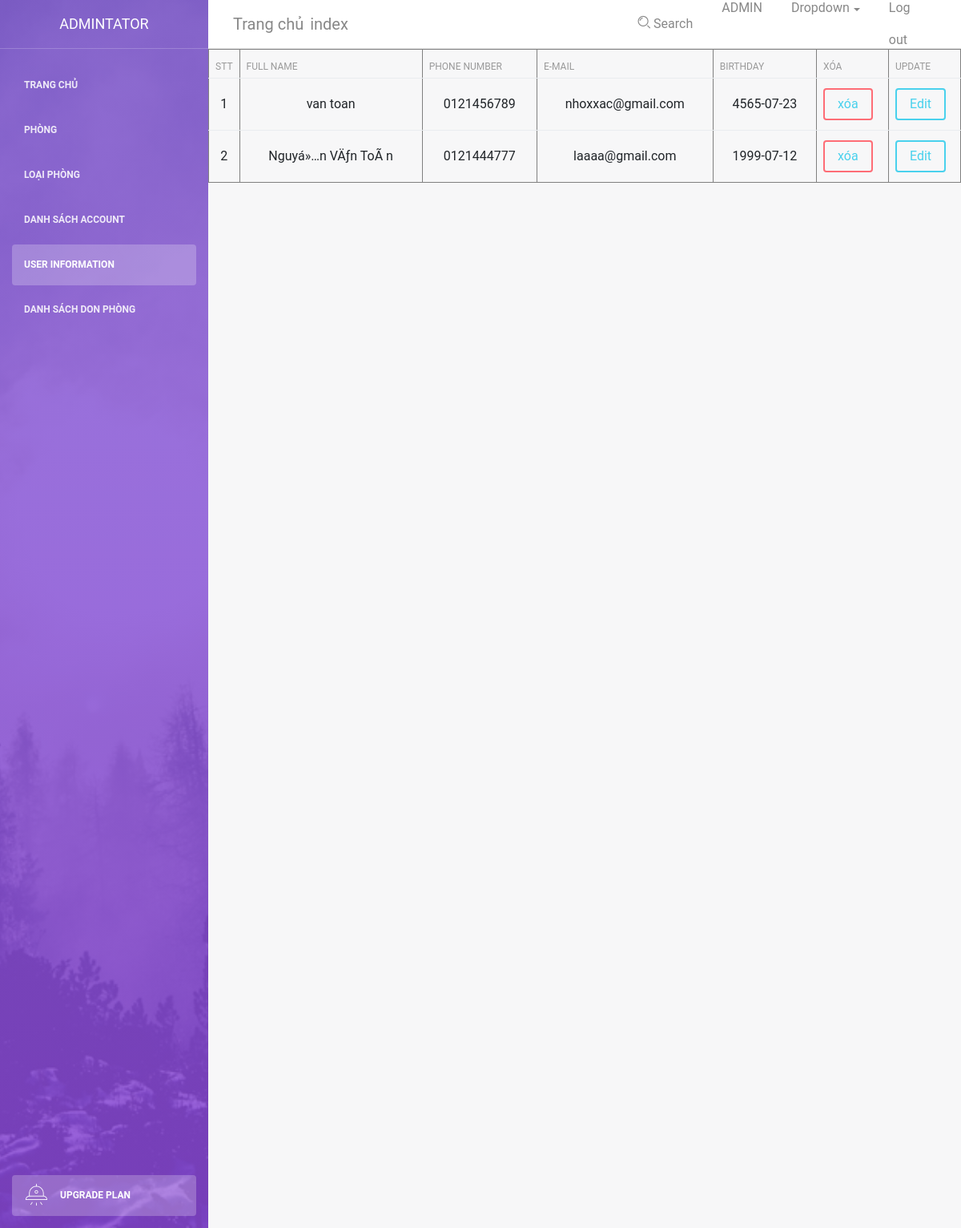
Page /all/admintest2/admin/user_info.php (signed in) on the committed database.
### tables this page shows
CREATE TABLE `account` (
  `username` varchar(50) NOT NULL,
  `Password` varchar(20) NOT NULL,
  `fullname` varchar(30) NOT NULL,
  `phone_number` varchar(12) DEFAULT NULL,
  `email` varchar(50) NOT NULL,
  `birthday` date DEFAULT NULL
);

### all/admintest2/admin/user_info.php (the view, shortened to what this page needs)
<!DOCTYPE html>
<html lang="en">
<head>
    <link rel="stylesheet" href="https://maxcdn.bootstrapcdn.com/font-awesome/latest/css/font-awesome.min.css" />
    <link href="../assets/css/bootstrap.min.css" rel="stylesheet" />
    <link href="../assets/css/light-bootstrap-dashboard.css?v=2.0.0 " rel="stylesheet" />
    <link href="../assets/css/demo.css" rel="stylesheet" />
</head>
<body>
    <div class="wrapper">
        <div class="sidebar" data-image="../assets/img/sidebar-5.jpg">
            <div class="sidebar-wrapper">
                <div class="logo">
                    <a href="admin.php" class="simple-text">
                      admintator
                    </a>
                </div>
                <ul class="nav">
                    <li class="">
                        <a class="nav-link" href="admin.php">
                            <p>trang chủ</p>
                        </a>
                    </li>
                    <li>
                        <a class="nav-link" href="phong.php">
                            <p>phòng</p>
                        </a>
                    </li>
                    <li>
                        <a class="nav-link" href="loaiphong.php">
                            <p>loại phòng</p>
                        </a>
                    </li>
                    <li>
                        <a class="nav-link" href="account.php">
                            <p>danh sách Account</p>
                        </a>
                    </li>
                    <li  class="nav-item active" >
                        <a class="nav-link" href="#">
                            <p>user information</p>
                        </a>
                    </li>
                    <li>
                        <a class="nav-link" href="">
                            <p>danh sách don phòng</p>
                        </a>
                    </li>
                    <li class="nav-item active active-pro">
                        <a class="nav-link active" href="javascript:;">
                            <i class="nc-icon nc-alien-33"></i>
                            <p>Upgrade plan</p>
                        </a>
                    </li>
                </ul>
            </div>
        </div>
        <div class="main-panel">
            <nav class="navbar navbar-expand-lg " color-on-scroll="500">
                <div class="container-fluid">
                    <a class="navbar-brand" href="admin.php">Trang chủ</a>
                    <div class="collapse navbar-collapse">
                        <a class="navbar-brand" href="../../index.php">index</a>
                    </div>
                    <div class="collapse navbar-collapse justify-content-end" id="navigation">
                        <ul class="nav navbar-nav mr-auto">
                            <li class="nav-item">
                                <a href="#" class="nav-link">
                                    <i class="nc-icon nc-zoom-split"></i>
                                    <span class="d-lg-block">&nbsp;Search</span>
                                </a>
                            </li>
                        </ul>
                        <ul class="navbar-nav ml-auto">
                            <li class="nav-item">
                                <a class="nav-link" href="#">
                                    <span class="no-icon"><?php echo strtoupper($_SESSION['user']) ?></span>
                                </a>
                            </li>
                            <li class="nav-item dropdown">
                                <a class="nav-link dropdown-toggle" href="#" id="navbarDropdownMenuLink" data-toggle="dropdown" aria-haspopup="true" aria-expanded="false">
                                    <span class="no-icon">Dropdown</span>
                                </a>
                            </li>
                            <li class="nav-item">
                                <a class="nav-link" href="logout.php">
                                    <span class="no-icon">Log out</span>
                                </a>
                            </li>
                        </ul>
                    </div>
                </div>
            </nav>
            <table class="table" border="1" >
                <thead>
                    <tr>
                        <th width="30px">STT </th>
                        <th>Full name</th>
                        <th>phone number</th>
                        <th>E-mail</th>
                        <th>birthday</th>
                        <Th width="90px">xóa</th>
                        <Th width="90px">update</th>
                    </tr>
                </thead>
                <tbody>
                        <?php
                            $i=1;
                            include '../connect.php';
                            $sql="select * from account";
                            $stm=$conn->query($sql);
                            $stm->setFetchMode(PDO::FETCH_ASSOC);
                        ?>
                        <?php while($row =$stm->fetch()): ?>
                                <tr>
                                    <td align="center"><?php echo $i++ ?></td>
                                    <td align="center"> <?php echo htmlspecialchars($row['fullname']) ?> </td>
                                    <td align="center"> <?php echo htmlspecialchars($row['phone_number']) ?> </td>
                                    <td align="center"> <?php echo htmlspecialchars($row['email']) ?> </td>
                                    <td align="center"> <?php echo htmlspecialchars($row['birthday']) ?> </td>
                                    <td ><button class="btn btn-danger"> <a href="xoa_Account.php?Xoa=ok&username=<?php echo htmlspecialchars($row['username']);?>" name="Xoa">xóa</a> </button></td>
                                    <td><button class="btn btn-info"> <a href="" name="matkhau">Edit</a> </button></td>
                                </tr>
                        <?php endwhile; ?>
                </tbody>
            </table>
            <div class="content">
            </div>
        </div>
    </div>
</body>
</html>

### rows in the picture
account: fullname "van toan", phone_number "0121456789", email "nhoxxac@gmail.com", birthday "4565-07-23"
account: fullname "Nguyá»…n VÄƒn ToÃ n", phone_number "0121444777", email "laaaa@gmail.com", birthday "1999-07-12"

### other values in the picture
$_SESSION['user'] "ADMIN"
